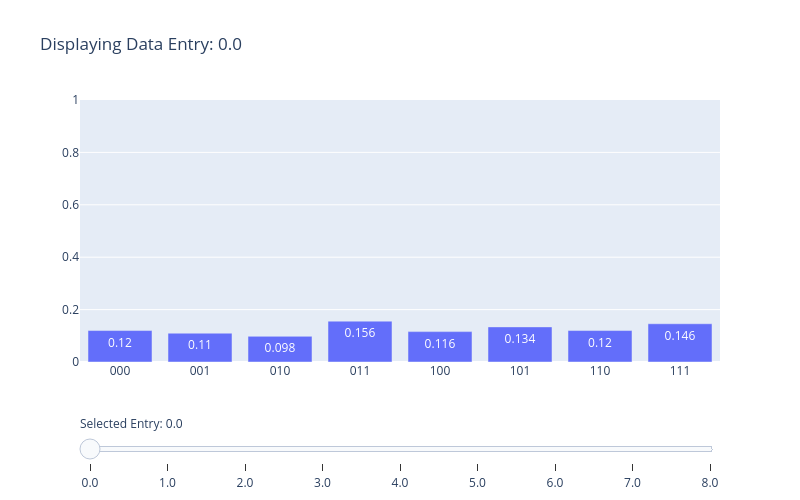

This figure's notebook cell:
### Code cell
s = 500
n = 3
alg = MySearchAlgorithm(shots=s, nqbits=n, use_simulator=False)

# P = qml.prod(qml.H(0))

# def circuit(params):

#     qml.pow(P, params['pow'])
    
#     return {
#         'probs': qml.probs(),
#         'shots': qml.sample() if s else [],
#         # 'state': qml.state() if not self.shots else [],
#         'qbits-probs': { w : qml.probs([w]) for i, w in enumerate([i for i in range(0,n)])}
#     }

# alg.set_circuit(circuit)
# alg.exec_circuit({'pow': 0.1})
# alg.show_graph()

import plotly.graph_objects as go
# 1. Your input variable
# Each entry contains the 'x' (labels) and 'y' (values) for the bar chart

step = 1
r = range(0,8*step + 1)
data = {}
for id in r:
    res = alg.exec_circuit({'pow': id})
    data[str(id / step)] = {'labels': list(res['probs'].keys()), 'values': list(res['probs'].values())}


nice_graph(data)

### Figure 1 — Plotly figure (JSON) as saved in the notebook; plotly's stock layout.template omitted (floating-point values rounded to 4 significant figures)
{"data": [{"name": "Dataset 0.0", "text": ["0.12", "0.11", "0.098", "0.156", "0.116", "0.134", "0.12", "0.146"], "textposition": "auto", "type": "bar", "visible": true, "x": ["000", "001", "010", "011", "100", "101", "110", "111"], "y": [0.12, 0.11, 0.098, 0.156, 0.116, 0.134, 0.12, 0.146]}, {"name": "Dataset 1.0", "text": ["0.13", "0.104", "0.118", "0.11", "0.166", "0.132", "0.144", "0.096"], "textposition": "auto", "type": "bar", "visible": false, "x": ["000", "001", "010", "011", "100", "101", "110", "111"], "y": [0.13, 0.104, 0.118, 0.11, 0.166, 0.132, 0.144, 0.096]}, {"name": "Dataset 2.0", "text": ["0.764", "0.034", "0.038", "0.03", "0.022", "0.032", "0.036", "0.044"], "textposition": "auto", "type": "bar", "visible": false, "x": ["000", "001", "010", "011", "100", "101", "110", "111"], "y": [0.764, 0.034, 0.038, 0.03, 0.022, 0.032, 0.036, 0.044]}, {"name": "Dataset 3.0", "text": ["0.954", "0.01", "0.008", "0.006", "0.0", "0.006", "0.008", "0.008"], "textposition": "auto", "type": "bar", "visible": false, "x": ["000", "001", "010", "011", "100", "101", "110", "111"], "y": [0.954, 0.01, 0.008, 0.006, 0, 0.006, 0.008, 0.008]}, {"name": "Dataset 4.0", "text": ["0.298", "0.106", "0.104", "0.1", "0.09", "0.102", "0.092", "0.108"], "textposition": "auto", "type": "bar", "visible": false, "x": ["000", "001", "010", "011", "100", "101", "110", "111"], "y": [0.298, 0.106, 0.104, 0.1, 0.09, 0.102, 0.092, 0.108]}, {"name": "Dataset 5.0", "text": ["0.01", "0.14", "0.152", "0.138", "0.136", "0.152", "0.136", "0.136"], "textposition": "auto", "type": "bar", "visible": false, "x": ["000", "001", "010", "011", "100", "101", "110", "111"], "y": [0.01, 0.14, 0.152, 0.138, 0.136, 0.152, 0.136, 0.136]}, {"name": "Dataset 6.0", "text": ["0.53", "0.05", "0.062", "0.07", "0.07", "0.086", "0.078", "0.054"], "textposition": "auto", "type": "bar", "visible": false, "x": ["000", "001", "010", "011", "100", "101", "110", "111"], "y": [0.53, 0.05, 0.062, 0.07, 0.07, 0.086, 0.078, 0.054]}, {"name": "Dataset 7.0", "text": ["1.0", "0.0", "0.0", "0.0", "0.0", "0.0", "0.0", "0.0"], "textposition": "auto", "type": "bar", "visible": false, "x": ["000", "001", "010", "011", "100", "101", "110", "111"], "y": [1, 0, 0, 0, 0, 0, 0, 0]}, {"name": "Dataset 8.0", "text": ["0.568", "0.072", "0.058", "0.056", "0.048", "0.06", "0.068", "0.07"], "textposition": "auto", "type": "bar", "visible": false, "x": ["000", "001", "010", "011", "100", "101", "110", "111"], "y": [0.568, 0.072, 0.058, 0.056, 0.048, 0.06, 0.068, 0.07]}], "layout": {"height": 500, "sliders": [{"active": 0, "currentvalue": {"prefix": "Selected Entry: "}, "pad": {"t": 50}, "steps": [{"args": [{"visible": [true, false, false, false, false, false, false, false, false]}, {"title": "Displaying Data Entry: 0.0"}], "label": "0.0", "method": "update"}, {"args": [{"visible": [false, true, false, false, false, false, false, false, false]}, {"title": "Displaying Data Entry: 1.0"}], "label": "1.0", "method": "update"}, {"args": [{"visible": [false, false, true, false, false, false, false, false, false]}, {"title": "Displaying Data Entry: 2.0"}], "label": "2.0", "method": "update"}, {"args": [{"visible": [false, false, false, true, false, false, false, false, false]}, {"title": "Displaying Data Entry: 3.0"}], "label": "3.0", "method": "update"}, {"args": [{"visible": [false, false, false, false, true, false, false, false, false]}, {"title": "Displaying Data Entry: 4.0"}], "label": "4.0", "method": "update"}, {"args": [{"visible": [false, false, false, false, false, true, false, false, false]}, {"title": "Displaying Data Entry: 5.0"}], "label": "5.0", "method": "update"}, {"args": [{"visible": [false, false, false, false, false, false, true, false, false]}, {"title": "Displaying Data Entry: 6.0"}], "label": "6.0", "method": "update"}, {"args": [{"visible": [false, false, false, false, false, false, false, true, false]}, {"title": "Displaying Data Entry: 7.0"}], "label": "7.0", "method": "update"}, {"args": [{"visible": [false, false, false, false, false, false, false, false, true]}, {"title": "Displaying Data Entry: 8.0"}], "label": "8.0", "method": "update"}]}], "title": {"text": "Displaying Data Entry: 0.0"}, "width": 800, "yaxis": {"range": [0, 1]}}}
